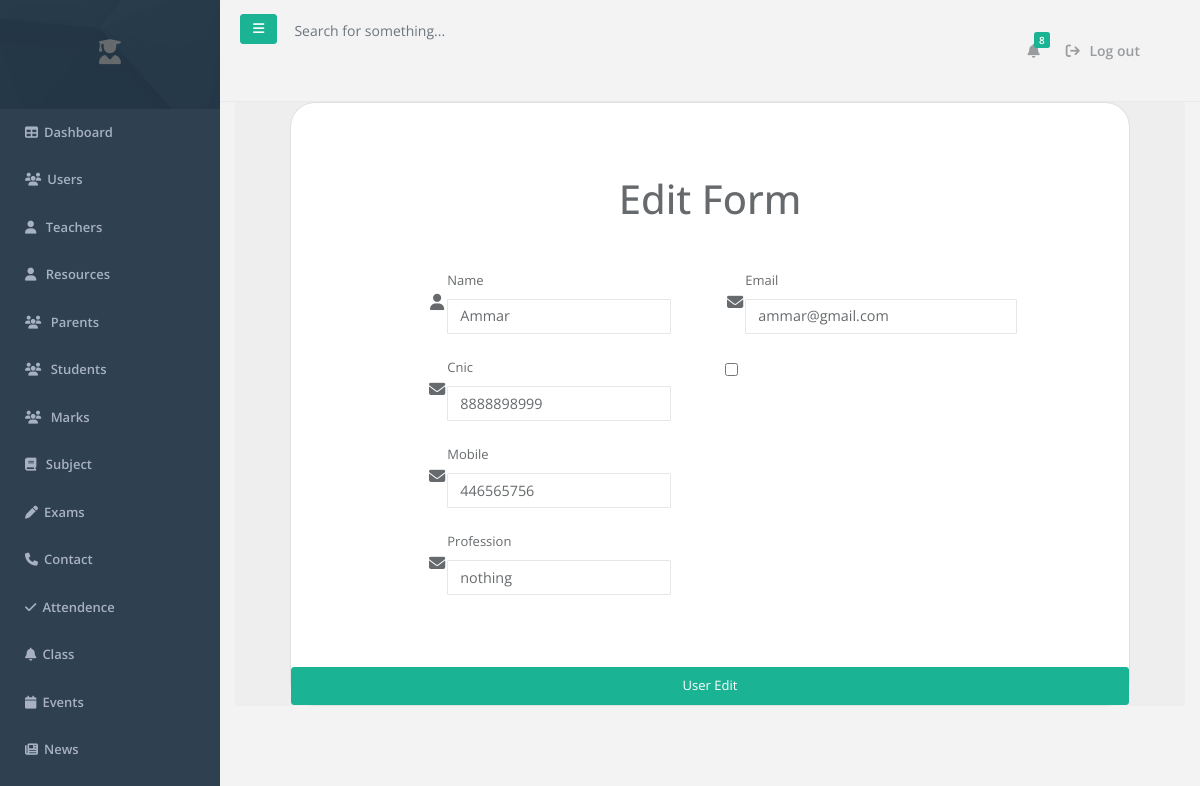
Page /dashboard/guardian/edit.php?id=1 on the committed database.
### tables this page shows
CREATE TABLE `guardian` (
  `id` int(11) NOT NULL,
  `name` varchar(100) NOT NULL,
  `cnic` varchar(222) NOT NULL,
  `phone` varchar(30) NOT NULL,
  `profession` varchar(50) NOT NULL,
  `email` varchar(50) NOT NULL
);

### dashboard/guardian/edit.php (the view, shortened to what this page needs)
<?php
include "../sidebar_header.php";
include "../database.php";
if(isset($_GET['id'])){
  $posts = $db->query("select *from guardian where id =" . $_GET['id']);
  $post = $posts->fetch_assoc();
}else{
  echo "something went wrong";
}
?>
<section class="vh-100" style="background-color: #eee;">
  <div class="container h-100">
    <div class="row d-flex justify-content-center align-items-center h-100">
      <div class="col-lg-12 col-xl-11">
        <div class="card text-black" style="border-radius: 25px;">
          <div class="card-body p-md-5">
            <p class="text-center h1 fw-bold mb-5 mx-1 mx-md-4 mt-4">Edit Form</p>
            <div class="row justify-content-center">
              <div class="col-md-6 col-lg-6 col-xl-5 order-2 order-lg-1">
                <form class="mx-1 mx-md-4" action="" method="post">
                  <div class="d-flex flex-row align-items-center mb-4">
                    <div class="form-outline flex-fill mb-0">
                      <label class="form-label" for="form3Example1c">Name</label>
                      <input type="text" id="form3Example1c" name="name" value="<?php echo $post['name']; ?>" class="form-control" required/>
                    </div>
                  </div>
                  <div class="d-flex flex-row align-items-center mb-4">
                    <div class="form-outline flex-fill mb-0">
                      <label class="form-label" for="form3Example3c">Cnic</label>
                      <input type="text" id="form3Example3c" name="cnic" value="<?php echo $post['cnic']; ?>" class="form-control" required/>
                    </div>
                  </div>
                  <div class="d-flex flex-row align-items-center mb-4">
                    <div class="form-outline flex-fill mb-0">
                      <label class="form-label" for="form3Example3c">Mobile</label>
                      <input type="text" id="form3Example3c" name="phone" value="<?php echo $post['phone']; ?>" class="form-control" />
                    </div>
                  </div>
                  <div class="d-flex flex-row align-items-center mb-4">
                    <div class="form-outline flex-fill mb-0">
                      <label class="form-label" for="form3Example3c">Profession</label>
                      <input type="text" id="form3Example3c" value="<?php echo $post['profession']; ?>" name="profession" class="form-control" required/>
                    </div>
                  </div>
              </div>
              <div class="col-md-6 col-lg-6 col-xl-5 order-2 order-lg-1">
                <div class="d-flex flex-row align-items-center mb-4">
                    <div class="form-outline flex-fill mb-0">
                      <label class="form-label" for="form3Example3c"> Email</label>
                      <input type="email" id="form3Example3c" value="<?php echo $post['email']; ?>" name="email" class="form-control" />
                    </div>
                  </div>
                  <div class="form-check d-flex  ">
                    <input class="form-check-input me-2"  type="checkbox" value="" id="form2Example3c" />
                  </div>
              </div>
            </div>
          </div>
          <input type="submit" name="edit" value="User Edit" class="btn btn-primary btn-lg px-5" />
      </div>
    </div>
    </div>
  </div>
</section>
<?php
include "../footer.php";
?>

### rows in the picture
guardian: name "Ammar", cnic "8888898999", phone "446565756", profession "nothing", email "ammar@gmail.com"
